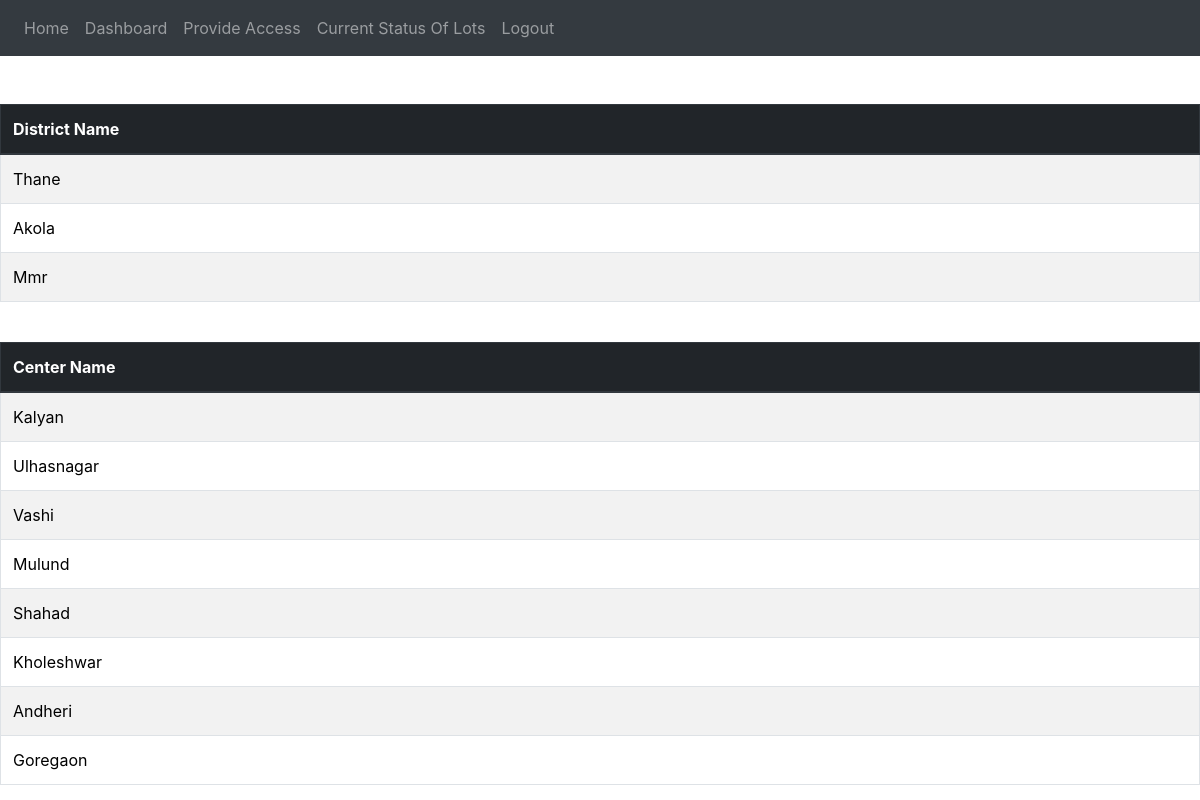
Screenshot of /dashboard/ (signed in) with the database file from the repository.
### vaccine_app/models.py (models this page shows, shortened)
class District(models.Model):
    districtPrimaryKey = models.AutoField(primary_key=True)
    districtId = models.UUIDField(default=uuid.uuid4, editable=False, unique=True)
    name = models.CharField(max_length=255, unique=True)
    population = models.IntegerField(default=1)

class Center(models.Model):
    centerPrimaryKey = models.AutoField(primary_key=True)
    centerId = models.UUIDField(default=uuid.uuid4, editable=False, unique=True)
    district = models.ForeignKey(District, on_delete=models.CASCADE, related_name="Center")
    name = models.CharField(max_length=255, unique=True)
    maxCountPerDate = models.IntegerField(default=10)
    population = models.IntegerField(default=1)

### vaccine_app/views.py (the view)
# urls.py: path('dashboard/',views.dashboard,name='dashboard'),
@login_required(login_url="login_gen")
def dashboard(request):
    user=request.user
    str1=str(user.aadharNumber)+" Logged In"
    logger.info(str1)
    center_access=AccessControlListCenter.objects.filter(person=user)
    if not user.is_districtadmin and center_access.count()==1:
        return redirect('/dashboard/center/'+center_access[0].center.name)
    if user.is_districtadmin:
        district_access=AccessControlListDistrict.objects.filter(person=user)
        center_name=[]
        district_name=[]
        for district in district_access:
            district_name.append(district.district.name)
            center_objs=Center.objects.filter(district=district.district)
            for center in center_objs:
                center_name.append(center.name)
        if center_access.count()!=0:
            for center in center_access:
                center_name.append(center.center.name)
        return render(request,'dashboard.html',{'centers':center_name,'districts':district_name})
    elif request.user.is_centeradmin and not user.is_districtadmin:
        center_name=[]
        district_name=[]
        for center in center_access:
            center_name.append(center.center.name)
        return render(request,'dashboard.html',{'centers':center_name,'districts':district_name})
    else :
        return redirect('login_gen')

### templates/dashboard.html (shortened to what this page needs)
{% extends 'base.html' %}
{% block content %}
<br><br>
<table class="table  table-bordered table-striped" style="text-transform: capitalize;">
  <thead>
    <tr class="thead-dark">
      <th scope="col">District Name</th>
    </tr>
  </thead>
  <tbody>
  {% if districts %}
      {% for district in districts %}
          <tr>
            {% url 'district_dash' district as district_url%}
            <td><a href="{{district_url}}">{{district}}</a></td>
          </tr>
      {% endfor %}
  {% endif %}
  </tbody>
</table>
<br>
<table class="table table-bordered table-striped table-bordered"  style="text-transform: capitalize;">
    <thead class="thead-dark">
      <tr>
        <th scope="col">Center Name</th>
      </tr>
    </thead>
    <tbody>
      {% if centers %}
          {% for center in centers %}
              <tr>
                {% url 'center_dash' center as center_url%}
                <td><a href="{{center_url}}">{{center}}</a></td>
              </tr>
          {% endfor %}
      {% endif %}
    </tbody>
  </table>
{% endblock content %}

### templates/dashboard.html (style rules this page uses)
a { color: black; }

### rows the page displays
District: districts "Thane"
District: districts "Akola"
District: districts "Mmr"
Center: centers "Kalyan"
Center: centers "Ulhasnagar"
Center: centers "Vashi"
Center: centers "Mulund"
Center: centers "Shahad"
Center: centers "Kholeshwar"
Center: centers "Andheri"
Center: centers "Goregaon"
